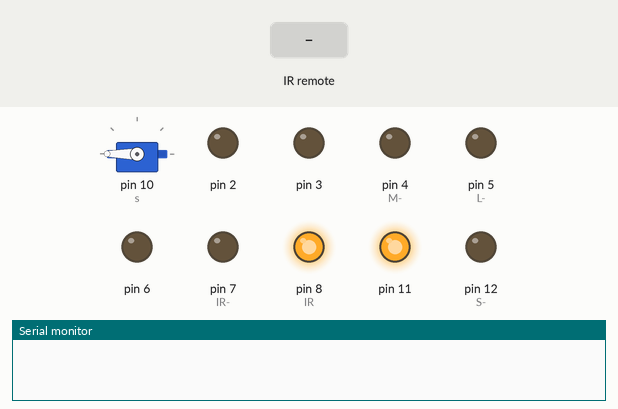
The sketch below on a simulated Arduino Uno, built with avr-gcc and run on an emulated ATmega328P. Shown: servo, output pins drawn as LEDs (lit = HIGH), the last lines printed to the serial monitor. Inputs (shaded band) come from the test bench.

Above: at 1.2 s.
1.3 s: infrared code 0xFF18E7 received
At 1.6 s:
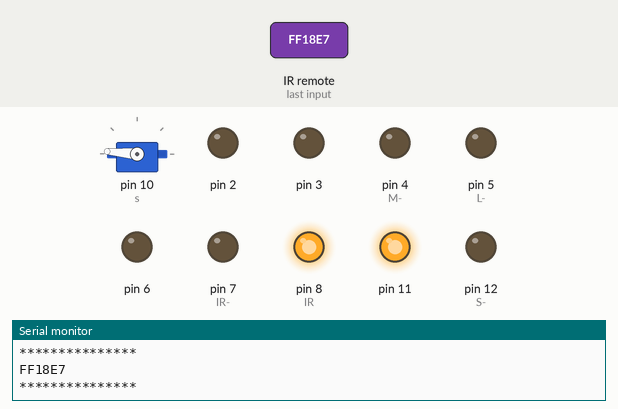
2.8 s: infrared code 0xFF10EF received
At 4.0 s:
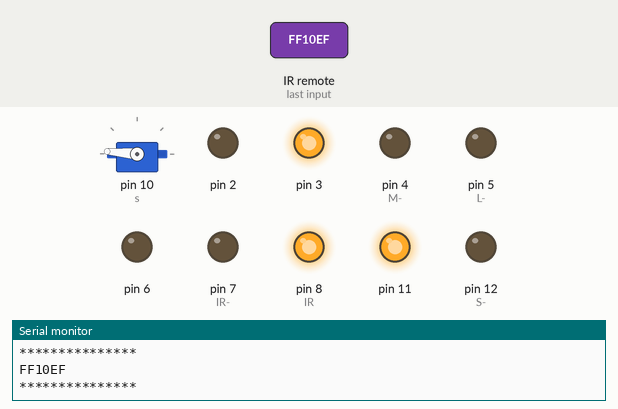
5.8 s: infrared code 0xFF5AA5 received
At 6.4 s:
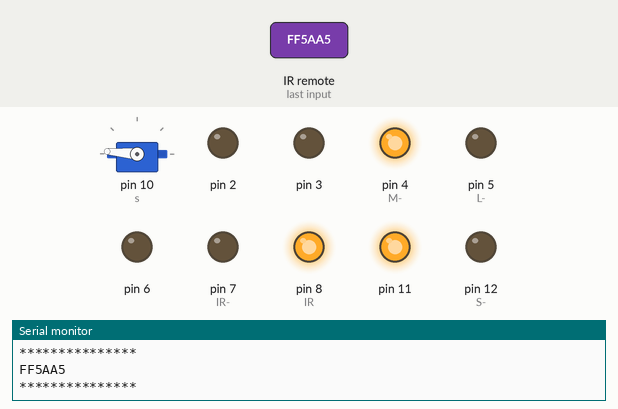
Timing chart, 0 to 9.3 s (numbered marks = the images above; inputs shaded):
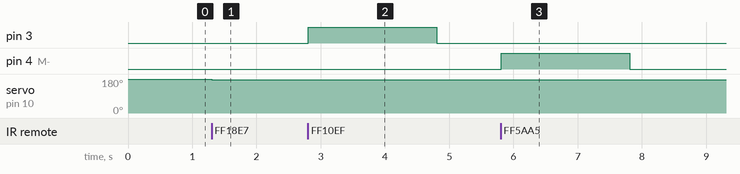

Measured:
- after the input at 1.3 s, servo on pin 10 (s): 180° → 175° at once
- after the input at 2.8 s, pin 3: LOW → HIGH at once, → LOW 2.0 s later
- after the input at 5.8 s, pin 4 (M-): LOW → HIGH at once, → LOW 2.0 s later

The sketch:

BIONIC__ARM.ino
```cpp
#include <Servo.h>
#include<IRremote.h>
Servo s;
IRrecv r(9);
decode_results results;

void setup() {
  Serial.begin(9600);

  pinMode(12,OUTPUT);//S-
  pinMode(11,OUTPUT);//S+
  digitalWrite(12,LOW);//S-
  digitalWrite(11,HIGH);//S+

  pinMode(8,OUTPUT);//IR+
  pinMode(7,OUTPUT);//IR-
  digitalWrite(8,HIGH);//IR+
  digitalWrite(7,LOW);//IR-

  pinMode(6,OUTPUT);//L+
  pinMode(5,OUTPUT);//L-
  digitalWrite(5,LOW);//L-

  pinMode(4,OUTPUT);//M-+
  pinMode(3,OUTPUT);//M+-

  pinMode(2,OUTPUT);//G+

  r.enableIRIn();
  s.attach(10);
  s.write(180);

}

int x=180,l=0;
void loop() {

if ( r.decode(&results)){
  Serial.println("***************");
  Serial.println(results.value,HEX);
  Serial.println("***************");


  if(results.value==16718055||results.value==0xA20){
  if(x==0){x=180;}
  x-=5;
  }


  if(results.value==16730805||results.value==0xA10){
  if(x==180){x=0;}
  x+=5;
  }


  if(results.value==16726215 ||results.value==0xA50){
  if(l==0){digitalWrite(6,LOW);l=1;}
  else{digitalWrite(6,HIGH);l=0;}
  }


  if(results.value==16716015||results.value==0xA30){
  digitalWrite(4,LOW);
  digitalWrite(3,HIGH);
  delay(2000);
  digitalWrite(3,LOW);
  }


  if(results.value==16734885||results.value==0xA40){
  digitalWrite(3,LOW);
  digitalWrite(4,HIGH);
  delay(2000);
  digitalWrite(4,LOW);
  }


  s.write(x);
  r.resume();
  results.value=0;
  }
  delay(100);
}

//16718055 UP
//16730805 DOWN
//16726215 OK
//16716015 LEFT
//16734885 RIGHT
//16738455 *
//16756815 #
//16750695 0
```
